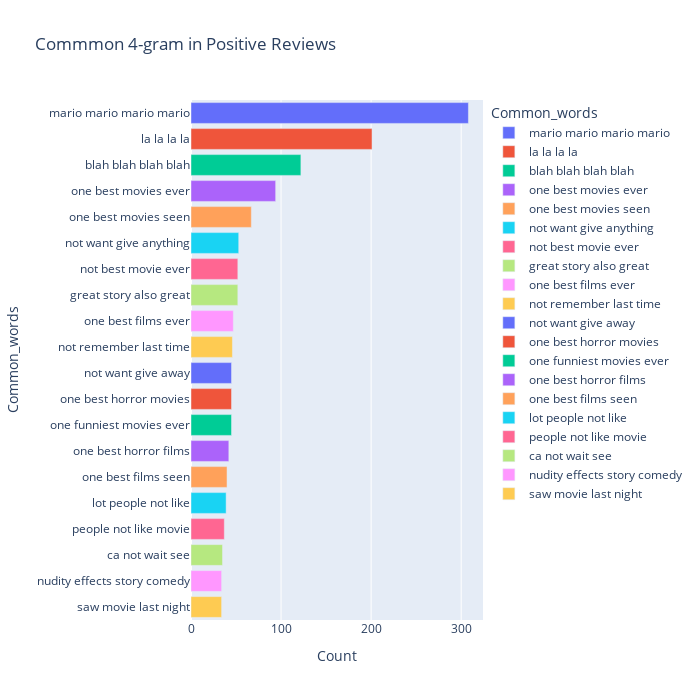

Notebook source saved alongside this figure:
### Code cell
most_common_uni = get_top_text_ngrams(df.Reviews_clean[df['Ratings']>=7],20,4)
most_common_uni = dict(most_common_uni)
temp = pd.DataFrame(columns = ["Common_words" , 'Count'])
temp["Common_words"] = list(most_common_uni.keys())
temp["Count"] = list(most_common_uni.values())
fig = px.bar(temp, x="Count", y="Common_words", title='Commmon 4-gram in Positive Reviews', orientation='h', 
             width=700, height=700,color='Common_words')
fig.show()

### Figure 1 — Plotly figure (JSON) as saved in the notebook; plotly's stock layout.template omitted (floating-point values rounded to 4 significant figures)
{"data": [{"alignmentgroup": "True", "hovertemplate": "Common_words=%{y}<br>Count=%{x}<extra></extra>", "legendgroup": "mario mario mario mario", "marker": {"color": "#636efa", "pattern": {"shape": ""}}, "name": "mario mario mario mario", "offsetgroup": "mario mario mario mario", "orientation": "h", "showlegend": true, "textposition": "auto", "type": "bar", "x": [308], "xaxis": "x", "y": ["mario mario mario mario"], "yaxis": "y"}, {"alignmentgroup": "True", "hovertemplate": "Common_words=%{y}<br>Count=%{x}<extra></extra>", "legendgroup": "la la la la", "marker": {"color": "#EF553B", "pattern": {"shape": ""}}, "name": "la la la la", "offsetgroup": "la la la la", "orientation": "h", "showlegend": true, "textposition": "auto", "type": "bar", "x": [201], "xaxis": "x", "y": ["la la la la"], "yaxis": "y"}, {"alignmentgroup": "True", "hovertemplate": "Common_words=%{y}<br>Count=%{x}<extra></extra>", "legendgroup": "blah blah blah blah", "marker": {"color": "#00cc96", "pattern": {"shape": ""}}, "name": "blah blah blah blah", "offsetgroup": "blah blah blah blah", "orientation": "h", "showlegend": true, "textposition": "auto", "type": "bar", "x": [122], "xaxis": "x", "y": ["blah blah blah blah"], "yaxis": "y"}, {"alignmentgroup": "True", "hovertemplate": "Common_words=%{y}<br>Count=%{x}<extra></extra>", "legendgroup": "one best movies ever", "marker": {"color": "#ab63fa", "pattern": {"shape": ""}}, "name": "one best movies ever", "offsetgroup": "one best movies ever", "orientation": "h", "showlegend": true, "textposition": "auto", "type": "bar", "x": [94], "xaxis": "x", "y": ["one best movies ever"], "yaxis": "y"}, {"alignmentgroup": "True", "hovertemplate": "Common_words=%{y}<br>Count=%{x}<extra></extra>", "legendgroup": "one best movies seen", "marker": {"color": "#FFA15A", "pattern": {"shape": ""}}, "name": "one best movies seen", "offsetgroup": "one best movies seen", "orientation": "h", "showlegend": true, "textposition": "auto", "type": "bar", "x": [67], "xaxis": "x", "y": ["one best movies seen"], "yaxis": "y"}, {"alignmentgroup": "True", "hovertemplate": "Common_words=%{y}<br>Count=%{x}<extra></extra>", "legendgroup": "not want give anything", "marker": {"color": "#19d3f3", "pattern": {"shape": ""}}, "name": "not want give anything", "offsetgroup": "not want give anything", "orientation": "h", "showlegend": true, "textposition": "auto", "type": "bar", "x": [53], "xaxis": "x", "y": ["not want give anything"], "yaxis": "y"}, {"alignmentgroup": "True", "hovertemplate": "Common_words=%{y}<br>Count=%{x}<extra></extra>", "legendgroup": "not best movie ever", "marker": {"color": "#FF6692", "pattern": {"shape": ""}}, "name": "not best movie ever", "offsetgroup": "not best movie ever", "orientation": "h", "showlegend": true, "textposition": "auto", "type": "bar", "x": [52], "xaxis": "x", "y": ["not best movie ever"], "yaxis": "y"}, {"alignmentgroup": "True", "hovertemplate": "Common_words=%{y}<br>Count=%{x}<extra></extra>", "legendgroup": "great story also great", "marker": {"color": "#B6E880", "pattern": {"shape": ""}}, "name": "great story also great", "offsetgroup": "great story also great", "orientation": "h", "showlegend": true, "textposition": "auto", "type": "bar", "x": [52], "xaxis": "x", "y": ["great story also great"], "yaxis": "y"}, {"alignmentgroup": "True", "hovertemplate": "Common_words=%{y}<br>Count=%{x}<extra></extra>", "legendgroup": "one best films ever", "marker": {"color": "#FF97FF", "pattern": {"shape": ""}}, "name": "one best films ever", "offsetgroup": "one best films ever", "orientation": "h", "showlegend": true, "textposition": "auto", "type": "bar", "x": [47], "xaxis": "x", "y": ["one best films ever"], "yaxis": "y"}, {"alignmentgroup": "True", "hovertemplate": "Common_words=%{y}<br>Count=%{x}<extra></extra>", "legendgroup": "not remember last time", "marker": {"color": "#FECB52", "pattern": {"shape": ""}}, "name": "not remember last time", "offsetgroup": "not remember last time", "orientation": "h", "showlegend": true, "textposition": "auto", "type": "bar", "x": [46], "xaxis": "x", "y": ["not remember last time"], "yaxis": "y"}, {"alignmentgroup": "True", "hovertemplate": "Common_words=%{y}<br>Count=%{x}<extra></extra>", "legendgroup": "not want give away", "marker": {"color": "#636efa", "pattern": {"shape": ""}}, "name": "not want give away", "offsetgroup": "not want give away", "orientation": "h", "showlegend": true, "textposition": "auto", "type": "bar", "x": [45], "xaxis": "x", "y": ["not want give away"], "yaxis": "y"}, {"alignmentgroup": "True", "hovertemplate": "Common_words=%{y}<br>Count=%{x}<extra></extra>", "legendgroup": "one best horror movies", "marker": {"color": "#EF553B", "pattern": {"shape": ""}}, "name": "one best horror movies", "offsetgroup": "one best horror movies", "orientation": "h", "showlegend": true, "textposition": "auto", "type": "bar", "x": [45], "xaxis": "x", "y": ["one best horror movies"], "yaxis": "y"}, {"alignmentgroup": "True", "hovertemplate": "Common_words=%{y}<br>Count=%{x}<extra></extra>", "legendgroup": "one funniest movies ever", "marker": {"color": "#00cc96", "pattern": {"shape": ""}}, "name": "one funniest movies ever", "offsetgroup": "one funniest movies ever", "orientation": "h", "showlegend": true, "textposition": "auto", "type": "bar", "x": [45], "xaxis": "x", "y": ["one funniest movies ever"], "yaxis": "y"}, {"alignmentgroup": "True", "hovertemplate": "Common_words=%{y}<br>Count=%{x}<extra></extra>", "legendgroup": "one best horror films", "marker": {"color": "#ab63fa", "pattern": {"shape": ""}}, "name": "one best horror films", "offsetgroup": "one best horror films", "orientation": "h", "showlegend": true, "textposition": "auto", "type": "bar", "x": [42], "xaxis": "x", "y": ["one best horror films"], "yaxis": "y"}, {"alignmentgroup": "True", "hovertemplate": "Common_words=%{y}<br>Count=%{x}<extra></extra>", "legendgroup": "one best films seen", "marker": {"color": "#FFA15A", "pattern": {"shape": ""}}, "name": "one best films seen", "offsetgroup": "one best films seen", "orientation": "h", "showlegend": true, "textposition": "auto", "type": "bar", "x": [40], "xaxis": "x", "y": ["one best films seen"], "yaxis": "y"}, {"alignmentgroup": "True", "hovertemplate": "Common_words=%{y}<br>Count=%{x}<extra></extra>", "legendgroup": "lot people not like", "marker": {"color": "#19d3f3", "pattern": {"shape": ""}}, "name": "lot people not like", "offsetgroup": "lot people not like", "orientation": "h", "showlegend": true, "textposition": "auto", "type": "bar", "x": [39], "xaxis": "x", "y": ["lot people not like"], "yaxis": "y"}, {"alignmentgroup": "True", "hovertemplate": "Common_words=%{y}<br>Count=%{x}<extra></extra>", "legendgroup": "people not like movie", "marker": {"color": "#FF6692", "pattern": {"shape": ""}}, "name": "people not like movie", "offsetgroup": "people not like movie", "orientation": "h", "showlegend": true, "textposition": "auto", "type": "bar", "x": [37], "xaxis": "x", "y": ["people not like movie"], "yaxis": "y"}, {"alignmentgroup": "True", "hovertemplate": "Common_words=%{y}<br>Count=%{x}<extra></extra>", "legendgroup": "ca not wait see", "marker": {"color": "#B6E880", "pattern": {"shape": ""}}, "name": "ca not wait see", "offsetgroup": "ca not wait see", "orientation": "h", "showlegend": true, "textposition": "auto", "type": "bar", "x": [35], "xaxis": "x", "y": ["ca not wait see"], "yaxis": "y"}, {"alignmentgroup": "True", "hovertemplate": "Common_words=%{y}<br>Count=%{x}<extra></extra>", "legendgroup": "nudity effects story comedy", "marker": {"color": "#FF97FF", "pattern": {"shape": ""}}, "name": "nudity effects story comedy", "offsetgroup": "nudity effects story comedy", "orientation": "h", "showlegend": true, "textposition": "auto", "type": "bar", "x": [34], "xaxis": "x", "y": ["nudity effects story comedy"], "yaxis": "y"}, {"alignmentgroup": "True", "hovertemplate": "Common_words=%{y}<br>Count=%{x}<extra></extra>", "legendgroup": "saw movie last night", "marker": {"color": "#FECB52", "pattern": {"shape": ""}}, "name": "saw movie last night", "offsetgroup": "saw movie last night", "orientation": "h", "showlegend": true, "textposition": "auto", "type": "bar", "x": [34], "xaxis": "x", "y": ["saw movie last night"], "yaxis": "y"}], "layout": {"barmode": "relative", "height": 700, "legend": {"title": {"text": "Common_words"}, "tracegroupgap": 0}, "title": {"text": "Commmon 4-gram in Positive Reviews"}, "width": 700, "xaxis": {"anchor": "y", "domain": [0, 1], "title": {"text": "Count"}}, "yaxis": {"anchor": "x", "categoryarray": ["saw movie last night", "nudity effects story comedy", "ca not wait see", "people not like movie", "lot people not like", "one best films seen", "one best horror films", "one funniest movies ever", "one best horror movies", "not want give away", "not remember last time", "one best films ever", "great story also great", "not best movie ever", "not want give anything", "one best movies seen", "one best movies ever", "blah blah blah blah", "la la la la", "mario mario mario mario"], "categoryorder": "array", "domain": [0, 1], "title": {"text": "Common_words"}}}}
